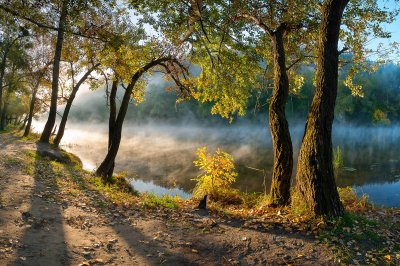
#> input picture 1-8 Lectures/12/Transformace/image.jpg, 400 x 266 px
$ python Mirroring.py
#> lines starting #> are read from the running program, lines starting #| are printed output that depends on the picture
from PIL import Image
from PIL import ImageOps

def mirror_image(filename):

#> called with filename = 'image.jpg'
  image = Image.open(filename)
#> image is the input picture: PIL image 400x266 RGB; mean R, G, B 101, 95.8, 72.2

  width, height = image.size
#> width = 400; height = 266

  left_half = image.crop((0, 0, width // 2, height))
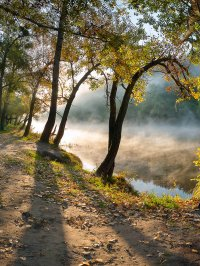
#> left_half: PIL image 200x266 RGB; mean R, G, B 120.4, 109.3, 84.4

  mirr_left = ImageOps.mirror(left_half)
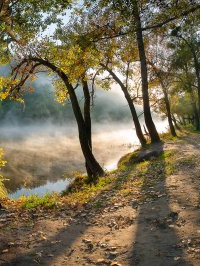
#> mirr_left: PIL image 200x266 RGB; mean R, G, B 120.4, 109.3, 84.4

  mirr_image = Image.new('RGB', (width, height))
#> mirr_image: PIL image 400x266 RGB; every value is 0
  mirr_image.paste(left_half, (0, 0))
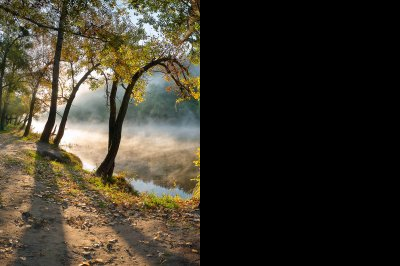
#> mirr_image: PIL image 400x266 RGB; mean R, G, B 60.2, 54.6, 42.2
  mirr_image.paste(mirr_left, (width // 2, 0))
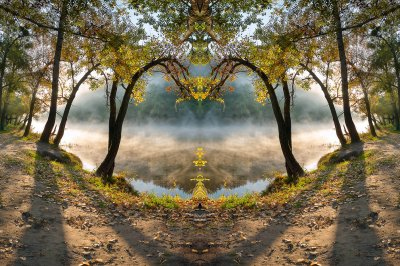
#> mirr_image: PIL image 400x266 RGB; mean R, G, B 120.4, 109.3, 84.4

  mirr_image.show()

mirror_image('image.jpg')
